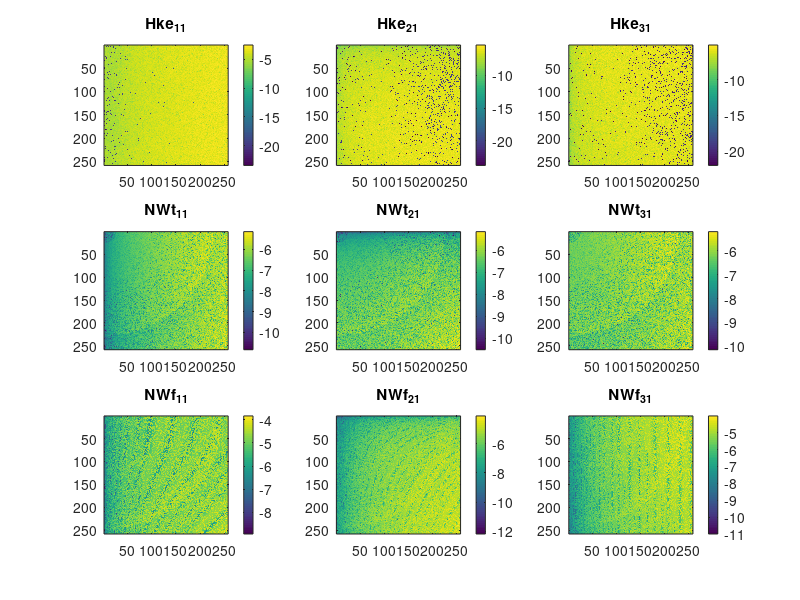
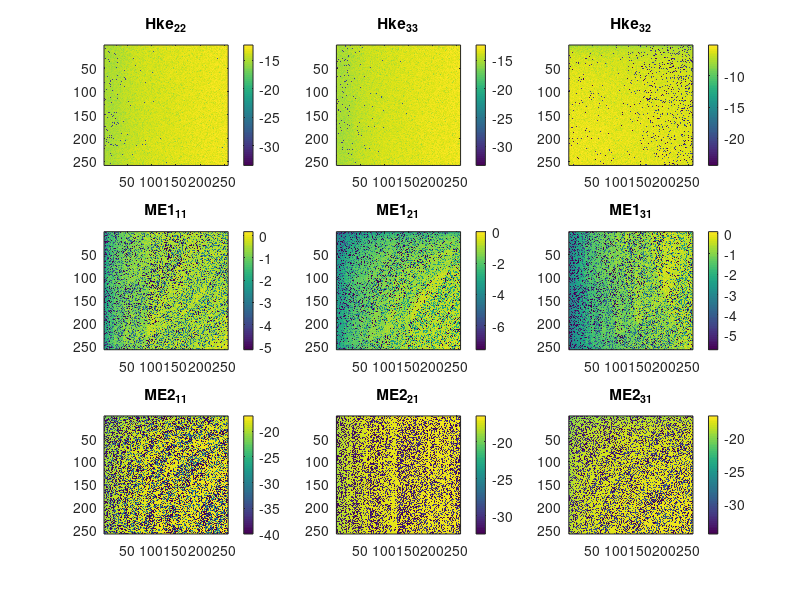

MATLAB code to generate these figures, in order:
% SPDX-License-Identifier: CC0-1.0

% defining all the variables
clear all;
clc;
close all;
% Define the center frequency of the source waveform
fc              =   40;
% for this test of the Green's fucntions we use the basic equations and a
% single frrequency value
s               =   2i*pi*fc;

% Define Medium Parameters (frequency-independent)
rhof            =   1.0e3; % fluid density
rho             =   2.7e3;
Gfr             =   9.0e9; % shear modulus of the framework of grains
eta             =   1.0e-3; % fluid viscosity
k0              =   1.3e-12; % medium permeability (static)
Kfr             =   4.0e9;
Ks              =   4.0e10;
Kf              =   2.2e9;
Concentr        =   1.0e-4;
bplus           =   3.0e11;
bmin            =   3.0e11;
porosity        =   0.3;
epsilonRF       =   80.0;
epsilonRS       =   4.0;
alpha_inf       =   3.0;
pH              =   7.0;
similaritypar   =   8;

c0              =   299792458; %// velocity of light in free-space
mu0             =   4.0e-7*pi; %// free-space magnetic permeability
epsilon0        =   1.0/(mu0*c0*c0); %// free-space electric permittivity
e               =   1.602e-19; %// elementary charge
z_1             =   1; %// ion valences
z_1c            =   -1; %// valency of the conjugate ion
NA              =   6.022e23; %// Avogadro's constant [mol^{-1}]
kb              =   1.381e-23;  %// Boltzmann constant
T               =   295.0; %// Temperature in Kelvin

epsilonR        =   (porosity/alpha_inf)*(epsilonRF-epsilonRS)+epsilonRS ;
omegac          =   (porosity*eta)/(alpha_inf*k0*rhof);% critical frequency
zetap           =   8e-3+26e-3*log10(Concentr);% zeta potential, empirical relation (experimental studies, Pride&Morgan 1991)
L0              =   -(porosity*epsilon0*epsilonRF*zetap)/(alpha_inf*eta); % static coupling coefficient
L               =   10000; %because omega << omega_c (critical frequency)
N               =   10e3*Concentr*NA*abs(z_1c); % bulk-ionic concentration (of species i, in this case only 2 species; binary symmetric electrolyte)
sigmaF          =   ((e*z_1)^2)*N*(bplus+bmin); %! conductivity of the pore-fluid phase (simplified cond. pure electrolyte)
sigmaE          =   (porosity*sigmaF)/(alpha_inf); %! bulk electric conductivity (freq-(in)dependent)
% %!sigma_E = (poros*sigmaF)/(alpha_inf)*(1+(2*(sigma_em+sigma_os))/(sigmaF*Lambda)); ! = complete version: bulk electric conductivity (freq-dependent */
rhoB            =   (1.0-porosity)*rho+porosity*rhof; % effective density of the fluid (in relative motion)
epsilon         =   epsilon0*epsilonR;
Delta           =   Kf*((1-porosity)*Ks-Kfr)/(porosity*(Ks)^2); %! combination of the frequency-independent compression moduli
Kg              =   (Kfr+porosity*Kf+(1+porosity)*Ks*Delta)/(1+Delta); %! Gassmann's bulk modulus
C               =   (Kf+Ks*Delta)/(1+Delta);
M               =    Kf/(porosity*(1+Delta)); %! the elastic media parameter S is defined as Kg-2/3Gfr-C**2/ M
H               =   Kg + 4.0*Gfr/3.0;
S               =   Kg-((2.0/3.0)*Gfr)-((C*C)/M);
sigmaM          =   0.0; % magnetic conductivity
Kc              =   (S+2.*Gfr);
k               =   k0./(sqrt(1+4.*s./(similaritypar.*omegac))+s./omegac);% frequency-dependent dynamic permeability
rhoE            =   eta./(s.*k); % effective density
rhoc            =   rhoB-((rhof.*rhof)./rhoE); % Complex Density rhoC
zeta            =   sigmaM+s.*mu0; 
etae            =   sigmaE+s.*epsilon;
varsigma        =   etae - s.*rhoE.*L.^2;
chi             =   s.*rhof*L;

% define the spherical wavenumebrs of eqs B-9, B-10, B-12, and B-13.
ypf     =   s./sqrt(2).*sqrt((rhoB.*M-2.*rhof.*C+rhoE.*H.*etae./varsigma)./(H.*M-C.^2) - sqrt(((rhoB.*M-2.*rhof.*C+rhoE.*H.*etae./varsigma)./(H.*M-C.^2)).^2 + 4.*(rhof.^2-rhoB.*rhoE.*etae./varsigma)./(H.*M-C.^2)));
yps     =   s./sqrt(2).*sqrt((rhoB.*M-2.*rhof.*C+rhoE.*H.*etae./varsigma)./(H.*M-C.^2) + sqrt(((rhoB.*M-2.*rhof.*C+rhoE.*H.*etae./varsigma)./(H.*M-C.^2)).^2 + 4.*(rhof.^2-rhoB.*rhoE.*etae./varsigma)./(H.*M-C.^2)));
ys      =   1/sqrt(2).*sqrt(s.^2.*rhoc./Gfr+zeta.*etae - sqrt((s.^2.*rhoc./Gfr-zeta.*etae).^2-4.*s.^3.*zeta.*(rhof.*L).^2./Gfr));
yem     =   1/sqrt(2).*sqrt(s.^2.*rhoc./Gfr+zeta.*etae + sqrt((s.^2.*rhoc./Gfr-zeta.*etae).^2-4.*s.^3.*zeta.*(rhof.*L).^2./Gfr));
% define the transversal and longitudinal factors that occur in all
% coefficients
dems    =   1./(yem.^2-ys.^2);            
dpspf   =   1./(yps.^2-ypf.^2);     

% define the grid in k-space, we make a square grid in (kx,ky)-plane and a 
% small number of vertical wavenumber values to test the accuracy of
% Green's functions for different values of kz
nx=512;
x1=linspace(0,500,nx/2+1);
dx=x1(2);
dk=2*pi/(dx*nx);
kk=(0:nx/2+1)*dk;
[k1,k2]=meshgrid(kk,kk);
nn=64;
for ik = 1:nx/nn
% compute the vertical wavenumber
    k3 = (ik-1)*dk*nn/2 +1e-3;
% compute the spherical wavenumber
    kap = sqrt(k1.^2 + k2.^2 + k3.^2);
% compute the vector components that occur in eqs 13-22
    kmat11 = (k1./kap).^2;
    kmat12 = k1.*k2./kap.^2;
    kmat13 = k1.*k3./kap.^2;
    kmat21 = k2.*k1./kap.^2;
    kmat22 = (k2./kap).^2;
    kmat23 = k2.*k3./kap.^2;
    kmat31 = k3.*k1./kap.^2;
    kmat32 = k3.*k2./kap.^2;
    kmat33 = (k3./kap).^2;
% compute the scalar transversal and longitudinal Green's functions
    GSS = 1./(kap.^2+ys.^2) - 1./(kap.^2+yem.^2);
    GPP = 1./(kap.^2+ypf.^2) - 1./(kap.^2+yps.^2);
% force acting on the bulk eqs 40-42 and reciprocity
    KSStf = -(zeta.*etae+kap.^2).*dems;
    KPPtf = 2*Gfr*M*(s.^2.*rhoE.*etae./(M*varsigma)+kap.^2).*dpspf/(H*M-C^2);
    NPPtf = (s.^2.*(rhoE.*H.*etae./varsigma-rhof*C)/(H*M-C^2)+kap.^2).*dpspf;
    KSSvh = -KSStf;
    KPPvh = -KPPtf;
    NPPvh = -NPPtf;
% electric current source eqs 49-51 and reciprocity
    KSSte = -chi.*zeta.*dems;
    KPPte = 2*s.*rhoE.*L.*C.*Gfr.*(s.^2.*rhof/C+kap.^2).*dpspf./((H*M-C^2).*varsigma);
    NPPte = s.^3.*rhoE.*L.*(rhof*H-rhoB*C).*dpspf./((H*M-C^2).*varsigma);
    KSSeh = -KSSte;
    KPPeh = -KPPte;
    NPPeh = -NPPte;
% force acting on the fluid eqs 56-58 and reciprocity
    KSStff = rhof.*(zeta.*varsigma+kap.^2).*dems./rhoE;
    KPPtff = -2*Gfr*C.*(s.^2*rhof/C+kap.^2).*dpspf./(H*M-C^2);
    NPPtff = -s.^2*(rhof*H-rhoB*C).*dpspf./(H*M-C^2);
    KSSwh = -KSStff;
    KPPwh = -KPPtff;
    NPPwh = -NPPtff;
% volume injection rate source eqs 59-61
    KPPtq = 2*Gfr*s.*(rhoE.*etae*C./varsigma-rhof*M).*kap.^2.*dpspf/(H*M-C^2);
    NPPtq = -s.*(s.^2*C.*(rhoB*rhoE*etae./varsigma-rhof^2)...
        ./(H*M-C^2)+rhof.*kap.^2).*dpspf;
    KPPph = -KPPtq;
    NPPph = -NPPtq;
% magnetic current source eq 64
    KSStm = chi.*dems;
    KSSmh = KSStm;
% deformation rate source h_{11} eqs 65-68
    KSSth = Gfr.*(zeta.*etae+kap.^2).*dems./s;
    KPPth = 2*Gfr.*kap.^2.*(kap.^2+s.^2.*(rhoE*H*etae./varsigma-rhof*C)...
        ./(H*M-C^2)).*dpspf./s;
    NPPth = H*kap.^2.*(kap.^2+s.^2.*(rhoE*H*etae./varsigma-2*rhof*C+rhoB*C^2/H)...
        ./(H*M-C^2)).*dpspf./s;
    QPPth = 4*Gfr^2*M*kap.^2.*(kap.^2+s.^2.*rhoE.*etae./(M*varsigma)).*dpspf./(s.*(H*M-C^2));
% particle velocity as given in reciprocal form in eq 16
    v11 = -2*KSSvh.*GSS.*(kmat11-1).*1i.*k1-KPPvh.*GPP.*(kmat11-1).*1i.*k1...
        - NPPvh.*GPP.*1i.*k1;
    v21 = -2*KSSvh.*GSS.*kmat11.*1i.*k2-KPPvh.*GPP.*(kmat11-1).*1i.*k2...
        - NPPvh.*GPP.*1i.*k2;
    v31 = -2*KSSvh.*GSS.*kmat11.*1i.*k3-KPPvh.*GPP.*(kmat11-1).*1i.*k3...
        - NPPvh.*GPP.*1i.*k3;
% electric field as given in reciprocal form in eq 16
    E11 = -2*KSSeh.*GSS.*(kmat11-1).*1i.*k1-KPPeh.*GPP.*(kmat11-1).*1i.*k1...
        - NPPeh.*GPP.*1i.*k1;
    E21 = -2*KSSeh.*GSS.*kmat11.*1i.*k2-KPPeh.*GPP.*(kmat11-1).*1i.*k2...
        - NPPeh.*GPP.*1i.*k2;
    E31 = -2*KSSeh.*GSS.*kmat11.*1i.*k3-KPPeh.*GPP.*(kmat11-1).*1i.*k3...
        - NPPeh.*GPP.*1i.*k3;
% filtration velocity as given in reciprocal form in eq 16
    w11 = -2*KSSwh.*GSS.*(kmat11-1).*1i.*k1-KPPwh.*GPP.*(kmat11-1).*1i.*k1...
        - NPPwh.*GPP.*1i.*k1;
    w21 = -2*KSSwh.*GSS.*kmat11.*1i.*k2-KPPwh.*GPP.*(kmat11-1).*1i.*k2...
        - NPPwh.*GPP.*1i.*k2;
    w31 = -2*KSSwh.*GSS.*kmat11.*1i.*k3-KPPwh.*GPP.*(kmat11-1).*1i.*k3...
        - NPPwh.*GPP.*1i.*k3;
% acoustic pressure as given in reciprocal form in eq 19
    p1 = KPPph.*GPP.*(kmat11-1)+NPPph.*GPP;
% magnetic field as given in reciprocal form in eq 21
    H11 = 0;
    H21 = -2*k1.*k3.*KSSmh.*GSS;
    H31 = 2*k1.*k2.*KSSmh.*GSS;
% bulk stress as given in eq 22
    tau11 = 2*KPPth.*GPP.*(kmat11-1)+QPPth.*GPP.*(kmat11-1).^2 ...
       + NPPth.*GPP-4*KSSth.*GSS.*(kmat11-1).*k1.^2;
    tau21 = KPPth.*GPP.*kmat12+QPPth.*GPP.*kmat12.*(kmat11-1) ...
        -KSSth.*GSS.*2.*(2*kmat11-1).*k1.*k2;
    tau31 = KPPth.*GPP.*kmat13+QPPth.*GPP.*kmat13.*(kmat11-1) ...
        -KSSth.*GSS.*2.*(2*kmat11-1).*k1.*k3;
    tau22 = KPPth.*GPP.*(kmat11+kmat22-2)+QPPth.*GPP.*(kmat11-1).*(kmat22-1) ...
       + NPPth.*GPP-4*KSSth.*GSS.*kmat22.*k1.^2;
    tau33 = KPPth.*GPP.*(kmat11+kmat33-2)+QPPth.*GPP.*(kmat11-1).*(kmat33-1) ...
       + NPPth.*GPP-4*KSSth.*GSS.*kmat33.*k1.^2;
    tau32 = KPPth.*GPP.*kmat23+QPPth.*GPP.*kmat23.*(kmat11-1) ...
        -KSSth.*GSS.*4.*kmat11.*k2.*k3;
% test eq 3
    Maxw111 = 1i*(k2.*H31-k3.*H21)+varsigma.*E11+s.*rhoE.*L.*w11;
    Maxw121 = 1i*(k3.*H11-k1.*H31)+varsigma.*E21+s.*rhoE.*L.*w21;
    Maxw131 = 1i*(k1.*H21-k2.*H11)+varsigma.*E31+s.*rhoE.*L.*w31;
% test eq 4
    Maxw211 = -1i*(k2.*E31-k3.*E21)+zeta.*H11;
    Maxw221 = -1i*(k3.*E11-k1.*E31)+zeta.*H21;
    Maxw231 = -1i*(k1.*E21-k2.*E11)+zeta.*H31;
% test eq 7
    Newt1=s.*(rhoB.*v11+rhof.*w11)+1i.*(k1.*(tau11-H/s)+k2.*tau21+k3.*tau31);
    Newt2=s.*(rhoB.*v21+rhof.*w21)+1i.*(k1.*tau21+k2.*(tau22-(H-2*Gfr)/s)+k3.*tau32);
    Newt3=s.*(rhoB.*v31+rhof.*w31)+1i.*(k1.*tau31+k2.*tau32+k3.*(tau33-(H-2*Gfr)/s));
% test eq 8
    Newf1=s.*(rhof.*v11+rhoE.*(w11-L*E11))-1i.*k1.*p1;
    Newf2=s.*(rhof.*v21+rhoE.*(w21-L*E21))-1i.*k2.*p1;
    Newf3=s.*(rhof.*v31+rhoE.*(w31-L*E31))-1i.*k3.*p1;
% test eq 9
    Hke11=s*tau11+(H-2*Gfr)*1i*(k1.*v11+k2.*v21+k3.*v31)+Gfr*2i*(k1.*v11) ...
        + C*1i*(k1.*w11+k2.*w21+k3.*w31);
    Hke21=s*tau21+Gfr*1i*(k1.*v21+k2.*v11);
    Hke22=(s*tau22+(H-2*Gfr)*1i*(k1.*v11+k2.*v21+k3.*v31)+Gfr*2i*(k2.*v21) ...
        + C*1i*(k1.*w11+k2.*w21+k3.*w31))/C;
    Hke31=s*tau31+Gfr*1i*(k1.*v31+k3.*v11);
    Hke32=s*tau32+Gfr*1i*(k2.*v31+k3.*v21);
    Hke33=(s*tau33+(H-2*Gfr)*1i*(k1.*v11+k2.*v21+k3.*v31)+Gfr*2i*(k3.*v31) ...
        + C*1i*(k1.*w11+k2.*w21+k3.*w31))/C;
% test eq 10
    Hkf11=(s.*p1-1i*(k1.*v11+k2.*v21+k3.*v31)*C-M*1i*(k1.*w11+k2.*w21+k3.*w31)-C)./C;
% plot test results
    if ik > 1
        close(1)
        close(2)
    end
    figure(1)
    subplot(3,3,1);imagesc(log10(abs(Hke11)));colorbar;title('Hke_{11}');
    subplot(3,3,2);imagesc(log10(abs(Hke21)));colorbar;title('Hke_{21}');
    subplot(3,3,3);imagesc(log10(abs(Hke31)));colorbar;title('Hke_{31}');
    subplot(3,3,4);imagesc(log10(abs(Newt1)));colorbar;title('NWt_{11}');
    subplot(3,3,5);imagesc(log10(abs(Newt2)));colorbar;title('NWt_{21}');
    subplot(3,3,6);imagesc(log10(abs(Newt3)));colorbar;title('NWt_{31}');
    subplot(3,3,7);imagesc(log10(abs(Newf1)));colorbar;title('NWf_{11}');
    subplot(3,3,8);imagesc(log10(abs(Newf2)));colorbar;title('NWf_{21}');
    subplot(3,3,9);imagesc(log10(abs(Newf3)));colorbar;title('NWf_{31}');
    pause(0.1)
    figure(2)
    subplot(3,3,1);imagesc(log10(abs(Hke22)));colorbar;title('Hke_{22}');
    subplot(3,3,2);imagesc(log10(abs(Hke33)));colorbar;title('Hke_{33}');
    subplot(3,3,3);imagesc(log10(abs(Hke32)));colorbar;title('Hke_{32}');
    subplot(3,3,4);imagesc(log10(abs(Maxw111)));colorbar;title('ME1_{11}');
    subplot(3,3,5);imagesc(log10(abs(Maxw121)));colorbar;title('ME1_{21}');
    subplot(3,3,6);imagesc(log10(abs(Maxw131)));colorbar;title('ME1_{31}');
    subplot(3,3,7);imagesc(log10(abs(Maxw211)));colorbar;title('ME2_{11}');
    subplot(3,3,8);imagesc(log10(abs(Maxw221)));colorbar;title('ME2_{21}');
    subplot(3,3,9);imagesc(log10(abs(Maxw231)));colorbar;title('ME2_{31}');
    pause(0.1)
end
